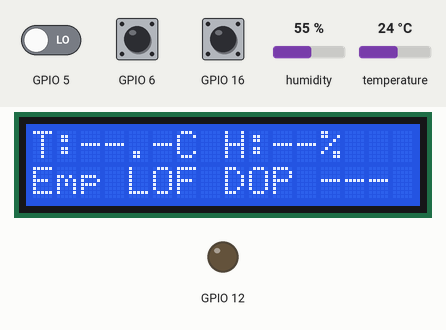
Simulated run of this program. Board: Raspberry Pi (BCM pin numbers). Parts: 16×2 character LCD, output pins drawn as LEDs (lit = HIGH). The test bench sets the inputs (shaded band); at power-on: GPIO 6 HIGH, GPIO 5 LOW, GPIO 16 HIGH, humidity 55 %, temperature 24 °C. Threads take turns every 2 ms; the clock reads 2024-03-15 10:24:30 at power-on unless the program sets it; pins used as bus, display or sensor lines are not drawn; what the program prints to the terminal is not drawn.

Above: at 1.2 s.
1.3 s: GPIO 6 pulled LOW for 0.15 s
At 1.9 s:
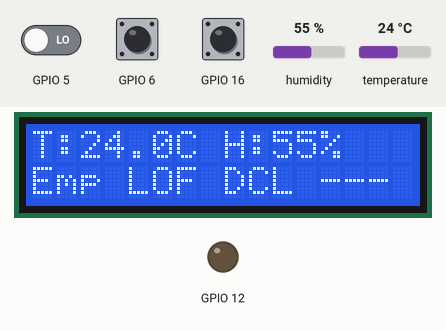
2.0 s: GPIO 5 driven HIGH
At 3.9 s:
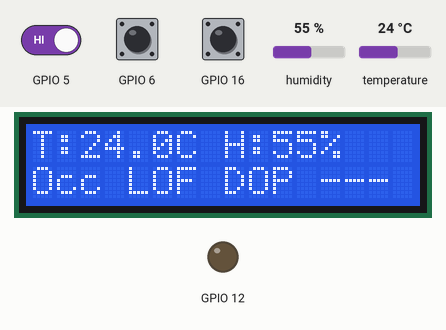
4.2 s: GPIO 6 pulled LOW for 1 s
At 5.4 s:
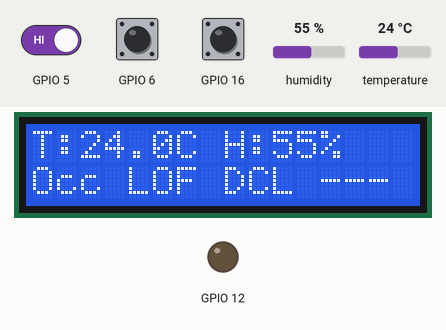
7.6 s: GPIO 5 driven LOW
At 8.4 s:
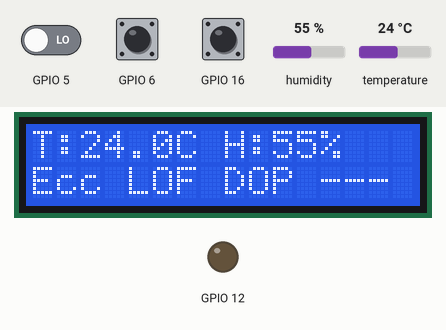
9.9 s: GPIO 6 pulled LOW for 3.2 s
At 12.0 s:
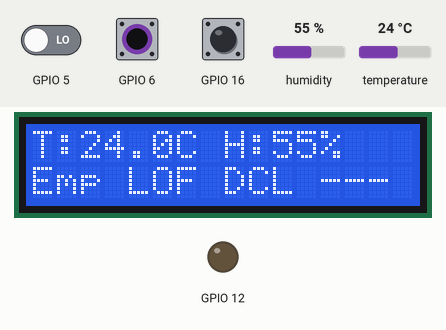
15.6 s: GPIO 5 driven HIGH
At 16.43 s:
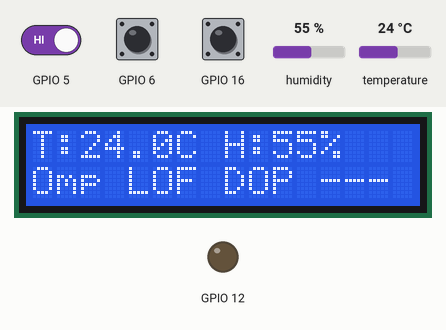
Timing chart, 0 to 18.6 s (numbered marks = the images above; inputs shaded):
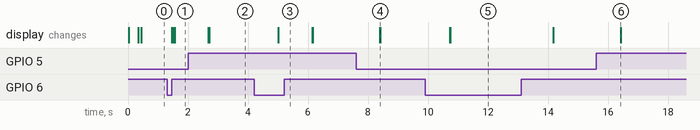

Measured:
- after the input at 1.3 s, the display: first differs from a run without the input after 0.27 s (image 1)
- after the input at 2.0 s, the display: first changes after 0.67 s (image 2 shows a later state)
- after the input at 4.2 s, the display: first changes after 0.80 s (image 3 shows a later state)
- after the input at 7.6 s, the display: changes after 0.80 s (image 4)
- after the input at 9.9 s, the display: first changes after 0.83 s (image 5 shows a later state)
- after the input at 15.6 s, the display: changes after 0.82 s (image 6)

The program:

main.py
```python
# peripheral_pi/main.py

import argparse
import threading
import time
from typing import Dict

import RPi.GPIO as GPIO

import config
from devices import DoorLock, Laser
from lcd import I2cLcd
from sensors import Mcp3008, dht_loop, flame_loop, hall_loop, make_dht_reader, pir_loop
from system_state import state
from uart_link import SerialLink


def now_ms() -> int:
    return int(time.time() * 1000)


def main() -> None:
    parser = argparse.ArgumentParser()
    parser.add_argument("--mode", choices=["normal", "quiet"], default="normal")
    args = parser.parse_args()

    GPIO.setwarnings(False)
    GPIO.setmode(GPIO.BCM)

    laser = Laser(config.LASER_PIN, active_low=config.LASER_ACTIVE_LOW)
    door_lock = DoorLock(config.STEPPER_PINS, config.STEPS_PER_REV, config.STEPPER_DELAY_SEC)
    laser.setup()
    door_lock.setup()

    lcd = I2cLcd(config.I2C_ADDR, width=config.LCD_WIDTH)
    lcd.init()

    def on_uart_message(msg: Dict) -> None:
        t = msg.get("t")

        if t == "PING":
            link.send({"t": "PONG", "id": msg.get("id"), "ts": now_ms()})
            return

        if t == "EVENT":
            if msg.get("name") == "MASTER_LED":
                with state.lock:
                    state.master_led_on = bool(msg.get("value", False))
            return

        if t != "CMD":
            return

        name = msg.get("name")
        val = msg.get("value")

        if name == "LASER":
            on = bool(val)
            print(f"[PERIPHERAL] CMD LASER on={on}")
            try:
                laser.set(on)
            except Exception as e:
                print(f"[PERIPHERAL] Laser.set failed (LASER cmd) on={on}: {e}")
            with state.lock:
                state.laser_on = on
            return

        if name == "SAFETY_LASER":
            enabled = bool(val)
            print(
                f"[PERIPHERAL] CMD SAFETY_LASER enabled={enabled} pin={config.LASER_PIN} active_low={getattr(config, 'LASER_ACTIVE_LOW', False)}"
            )
            try:
                laser.set(bool(enabled))
            except Exception as e:
                print(f"[PERIPHERAL] Laser.set failed (SAFETY_LASER cmd) enabled={enabled}: {e}")
            with state.lock:
                state.safety_laser_enabled = enabled
                state.laser_on = enabled
            return

        if name == "DOOR_LOCK":
            if val == "LOCK":
                threading.Thread(target=_lock_door, daemon=True).start()
            elif val == "UNLOCK":
                threading.Thread(target=_unlock_door, daemon=True).start()
            return

        if name == "ALARM":
            with state.lock:
                state.alarm = bool(val)
            return

    link = SerialLink(
        port=config.SERIAL_PORT,
        baudrate=config.SERIAL_BAUDRATE,
        on_message=on_uart_message,
        reconnect_delay_sec=config.SERIAL_RECONNECT_DELAY_SEC,
    )
    link.start()

    def _lock_door() -> None:
        with state.lock:
            closed = bool(state.door_closed)
        if not closed:
            print("[DOOR] Refusing to lock: door is open")
            return
        if getattr(config, "DOOR_LOCK_INVERT", False):
            door_lock.unlock()
        else:
            door_lock.lock()
        with state.lock:
            state.door_locked = True

    def _unlock_door() -> None:
        if getattr(config, "DOOR_LOCK_INVERT", False):
            door_lock.lock()
        else:
            door_lock.unlock()
        with state.lock:
            state.door_locked = False

    def set_motion(motion: bool) -> None:
        changed = False
        with state.lock:
            if state.motion != motion:
                state.motion = motion
                changed = True
        if changed:
            link.send({"t": "EVENT", "name": "MOTION", "value": motion, "ts": now_ms()})

    def set_flame(flame: bool) -> None:
        with state.lock:
            state.flame_detected = bool(flame)

    def set_door_closed(closed: bool) -> None:
        with state.lock:
            state.door_closed = bool(closed)
            if not state.door_closed:
                state.door_locked = False

    def set_dht(t_c, h_pct) -> None:
        with state.lock:
            if t_c is not None:
                state.temperature_c = t_c
            if h_pct is not None:
                state.humidity_pct = h_pct

    dht_read_once = make_dht_reader(config.DHT_MODEL, config.DHT_BOARD_PIN)

    adc = Mcp3008(config.SPI_BUS, config.SPI_DEVICE, cs_pin=config.LDR_CS_PIN)

    threading.Thread(target=pir_loop, args=(config.PIR_PIN, set_motion), daemon=True).start()
    threading.Thread(
        target=hall_loop,
        args=(config.HALL_PIN, set_door_closed),
        kwargs={"active_low": config.HALL_ACTIVE_LOW, "poll_sec": config.HALL_POLL_SEC},
        daemon=True,
    ).start()
    threading.Thread(target=dht_loop, args=(config.DHT_SAMPLE_SEC, dht_read_once, set_dht), daemon=True).start()
    threading.Thread(
        target=flame_loop,
        args=(config.FLAME_PIN, set_flame),
        kwargs={"active_low": config.FLAME_ACTIVE_LOW, "poll_sec": config.FLAME_POLL_SEC},
        daemon=True,
    ).start()

    def safety_laser_loop() -> None:
        baseline = None
        last_beam_ok = False
        last_crossing = False

        while True:
            try:
                with state.lock:
                    enabled = bool(state.safety_laser_enabled)

                if not enabled:
                    if baseline is not None:
                        baseline = None
                    if last_beam_ok:
                        last_beam_ok = False
                    if last_crossing:
                        last_crossing = False

                    with state.lock:
                        state.laser_beam_ok = False
                        state.crossing_detected = False

                    time.sleep(0.1)
                    continue

                # Keep forcing the emitter on while enabled.
                with state.lock:
                    if not state.laser_on:
                        laser.set(True)
                        state.laser_on = True

                if baseline is None:
                    # Calibration phase: don't report crossing yet.
                    with state.lock:
                        state.laser_beam_ok = False
                        state.crossing_detected = False

                    samples = []
                    for _ in range(max(1, int(config.LDR_CALIB_SAMPLES))):
                        samples.append(adc.read_channel(config.LDR_CHANNEL))
                        time.sleep(max(0.001, float(config.LDR_POLL_SEC)))
                    baseline = sum(samples) / max(1, len(samples))
                    last_beam_ok = False

                reading = adc.read_channel(config.LDR_CHANNEL)
                # Hysteresis avoids flicker and prevents 'beam ok forever' due to
                # a low threshold ratio.
                ratio = float(config.LDR_THRESHOLD_RATIO)
                hysteresis = 0.05

                if config.LDR_BEAM_HIGH:
                    thr_on = float(baseline) * ratio
                    thr_off = float(baseline) * max(0.0, ratio - hysteresis)
                    if last_beam_ok:
                        beam_ok = reading >= thr_off
                    else:
                        beam_ok = reading >= thr_on
                else:
                    thr_on = float(baseline) * ratio
                    thr_off = float(baseline) * (ratio + hysteresis)
                    if last_beam_ok:
                        beam_ok = reading <= thr_off
                    else:
                        beam_ok = reading <= thr_on

                crossing = enabled and (not beam_ok)
                if crossing != last_crossing:
                    if crossing:
                        print("[SECURITY] Someone is crossing (laser beam interrupted)")
                    else:
                        print("[SECURITY] Beam restored")
                    last_crossing = crossing
                last_beam_ok = bool(beam_ok)

                with state.lock:
                    state.laser_beam_ok = bool(beam_ok)
                    state.crossing_detected = bool(crossing)

                time.sleep(max(0.01, float(config.LDR_POLL_SEC)))
            except Exception as e:
                print(f"[SECURITY] Safety laser loop error: {e}")
                time.sleep(0.2)

    def lcd_loop() -> None:
        while True:
            with state.lock:
                t = state.temperature_c
                h = state.humidity_pct
                occ = "Occ" if state.motion else "Emp"
                led = "LON" if state.master_led_on else "LOF"
                dor = "DCL" if state.door_closed else "DOP"
                las = "LAS" if state.laser_on else "---"
                alarm = "ALRT" if state.alarm else ""

            t_str = f"T:{t:.1f}C" if t is not None else "T:--.-C"
            h_str = f"H:{h:.0f}%" if h is not None else "H:--%"
            lcd.write_line(f"{t_str} {h_str}", I2cLcd.LCD_LINE_1)
            lcd.write_line(f"{occ} {led} {dor} {las} {alarm}", I2cLcd.LCD_LINE_2)
            time.sleep(config.LCD_UPDATE_SEC)

    def state_tx_loop() -> None:
        period = 1.0 / max(0.5, config.STATE_HZ)
        while True:
            with state.lock:
                msg = {
                    "t": "STATE",
                    "ts": now_ms(),
                    "temperature_c": state.temperature_c,
                    "humidity_pct": state.humidity_pct,
                    "motion": state.motion,
                    "flame_detected": state.flame_detected,
                    "laser_beam_ok": state.laser_beam_ok,
                    "crossing_detected": state.crossing_detected,
                    "door_closed": state.door_closed,
                    "door_locked": state.door_locked,
                    "laser_on": state.laser_on,
                    "safety_laser_enabled": state.safety_laser_enabled,
                    "alarm": state.alarm,
                }
            link.send(msg)
            time.sleep(period)

    threading.Thread(target=lcd_loop, daemon=True).start()
    threading.Thread(target=state_tx_loop, daemon=True).start()
    threading.Thread(target=safety_laser_loop, daemon=True).start()

    if args.mode != "quiet":
        print("[PERIPHERAL] Running.")
        print(f"[PERIPHERAL] UART: {config.SERIAL_PORT} @ {config.SERIAL_BAUDRATE}")

    try:
        while True:
            time.sleep(1)
    except KeyboardInterrupt:
        pass
    finally:
        link.stop()
        GPIO.cleanup()
        print("[PERIPHERAL] Stopped.")


if __name__ == "__main__":
    main()
```

config.py
```python
# peripheral_pi/config.py

# UART
SERIAL_PORT = "/dev/serial0"
SERIAL_BAUDRATE = 115200
SERIAL_RECONNECT_DELAY_SEC = 2.0

# GPIO (BCM numbering)
PIR_PIN = 5
LASER_PIN = 12
LASER_ACTIVE_LOW = False

HALL_PIN = 6
HALL_ACTIVE_LOW = True
HALL_POLL_SEC = 0.05

DOOR_LOCK_INVERT = False

# DHT11 uses board pin naming via Blinka
DHT_MODEL = "DHT11"
DHT_BOARD_PIN = "D4"  # GPIO4
DHT_SAMPLE_SEC = 2.0

# Stepper (28BYJ-48 + ULN2003)
STEPPER_PINS = [17, 18, 27, 22]
STEPPER_DELAY_SEC = 0.002
STEPS_PER_REV = 1024

# LCD (I2C)
I2C_ADDR = 0x27
LCD_WIDTH = 16
LCD_UPDATE_SEC = 1.0

# Reporting
STATE_HZ = 2.0  # 2-5 Hz

FLAME_PIN = 16
FLAME_ACTIVE_LOW = True
FLAME_POLL_SEC = 0.1

SPI_BUS = 0
SPI_DEVICE = 0
LDR_CS_PIN = 20
LDR_CHANNEL = 0
LDR_POLL_SEC = 0.05
LDR_CALIB_SAMPLES = 60
LDR_THRESHOLD_RATIO = 0.95
LDR_BEAM_HIGH = True
```

devices.py
```python
# peripheral_pi/devices.py

import time
from typing import List

import RPi.GPIO as GPIO


class Laser:
    def __init__(self, pin: int, *, active_low: bool = False):
        self._pin = pin
        self._active_low = active_low

    def setup(self) -> None:
        initial = GPIO.HIGH if self._active_low else GPIO.LOW
        GPIO.setup(self._pin, GPIO.OUT, initial=initial)

    def set(self, on: bool) -> None:
        if self._active_low:
            GPIO.output(self._pin, GPIO.LOW if on else GPIO.HIGH)
        else:
            GPIO.output(self._pin, GPIO.HIGH if on else GPIO.LOW)


class StepperWindow:
    STEP_SEQUENCE = [
        [1, 0, 0, 1],
        [1, 0, 0, 0],
        [1, 1, 0, 0],
        [0, 1, 0, 0],
        [0, 1, 1, 0],
        [0, 0, 1, 0],
        [0, 0, 1, 1],
        [0, 0, 0, 1],
    ]

    def __init__(self, pins: List[int], steps_per_rev: int, delay_sec: float):
        self._pins = pins
        self._steps_per_rev = steps_per_rev
        self._delay_sec = delay_sec

    def setup(self) -> None:
        for pin in self._pins:
            GPIO.setup(pin, GPIO.OUT, initial=GPIO.LOW)

    def _rotate(self, steps: int, direction: int) -> None:
        seq = self.STEP_SEQUENCE if direction == 1 else list(reversed(self.STEP_SEQUENCE))
        for i in range(steps):
            pattern = seq[i % len(seq)]
            for pin, val in zip(self._pins, pattern):
                GPIO.output(pin, GPIO.HIGH if val else GPIO.LOW)
            time.sleep(self._delay_sec)

        for pin in self._pins:
            GPIO.output(pin, GPIO.LOW)

    def open(self) -> None:
        self._rotate(self._steps_per_rev, direction=1)

    def close(self) -> None:
        self._rotate(self._steps_per_rev, direction=0)


class DoorLock:
    def __init__(self, pins: List[int], steps_per_rev: int, delay_sec: float):
        self._stepper = StepperWindow(pins, steps_per_rev, delay_sec)

    def setup(self) -> None:
        self._stepper.setup()

    def lock(self) -> None:
        self._stepper.close()

    def unlock(self) -> None:
        self._stepper.open()
```

lcd.py
```python
# peripheral_pi/lcd.py

import time

from smbus2 import SMBus


class I2cLcd:
    LCD_CHR = 1
    LCD_CMD = 0
    LCD_LINE_1 = 0x80
    LCD_LINE_2 = 0xC0
    LCD_BACKLIGHT = 0x08
    ENABLE = 0b00000100

    def __init__(self, i2c_addr: int, width: int = 16, bus_id: int = 1):
        self._addr = i2c_addr
        self._width = width
        self._bus = SMBus(bus_id)

    def _toggle_enable(self, bits: int) -> None:
        time.sleep(0.0005)
        self._bus.write_byte(self._addr, bits | self.ENABLE)
        time.sleep(0.0005)
        self._bus.write_byte(self._addr, bits & ~self.ENABLE)
        time.sleep(0.0005)

    def _byte(self, bits: int, mode: int) -> None:
        bits_high = mode | (bits & 0xF0) | self.LCD_BACKLIGHT
        bits_low = mode | ((bits << 4) & 0xF0) | self.LCD_BACKLIGHT
        self._bus.write_byte(self._addr, bits_high)
        self._toggle_enable(bits_high)
        self._bus.write_byte(self._addr, bits_low)
        self._toggle_enable(bits_low)

    def init(self) -> None:
        self._byte(0x33, self.LCD_CMD)
        self._byte(0x32, self.LCD_CMD)
        self._byte(0x06, self.LCD_CMD)
        self._byte(0x0C, self.LCD_CMD)
        self._byte(0x28, self.LCD_CMD)
        self._byte(0x01, self.LCD_CMD)
        time.sleep(0.005)

    def write_line(self, message: str, line: int) -> None:
        msg = message.ljust(self._width, " ")[: self._width]
        self._byte(line, self.LCD_CMD)
        for i in range(self._width):
            self._byte(ord(msg[i]), self.LCD_CHR)
```

sensors.py
```python
# peripheral_pi/sensors.py

import time
from typing import Callable, Optional, Tuple

import RPi.GPIO as GPIO


def pir_loop(pin: int, on_motion: Callable[[bool], None]) -> None:
    GPIO.setup(pin, GPIO.IN)
    while True:
        motion = GPIO.input(pin) == 1
        on_motion(motion)
        time.sleep(0.1)


def flame_loop(pin: int, on_flame: Callable[[bool], None], *, active_low: bool = True, poll_sec: float = 0.1) -> None:
    pud = GPIO.PUD_UP if active_low else GPIO.PUD_DOWN
    GPIO.setup(pin, GPIO.IN, pull_up_down=pud)
    while True:
        val = GPIO.input(pin)
        flame = (val == 0) if active_low else (val == 1)
        on_flame(flame)
        time.sleep(poll_sec)


def hall_loop(pin: int, on_closed, *, active_low: bool = True, poll_sec: float = 0.05) -> None:
    pud = GPIO.PUD_UP if active_low else GPIO.PUD_DOWN
    GPIO.setup(pin, GPIO.IN, pull_up_down=pud)
    while True:
        val = GPIO.input(pin)
        closed = (val == 0) if active_low else (val == 1)
        on_closed(bool(closed))
        time.sleep(poll_sec)


class Mcp3008:
    def __init__(self, bus: int = 0, device: int = 0, *, cs_pin: Optional[int] = None, max_speed_hz: int = 1350000):
        import spidev

        self._cs_pin = cs_pin
        if self._cs_pin is not None:
            GPIO.setup(self._cs_pin, GPIO.OUT, initial=GPIO.HIGH)

        self._spi = spidev.SpiDev()
        self._spi.open(bus, device)
        self._spi.max_speed_hz = max_speed_hz
        if self._cs_pin is not None:
            self._spi.no_cs = True

    def read_channel(self, channel: int) -> int:
        if channel < 0 or channel > 7:
            raise ValueError("MCP3008 channel must be 0..7")

        if self._cs_pin is not None:
            GPIO.output(self._cs_pin, GPIO.LOW)
        try:
            adc = self._spi.xfer2([1, (8 + channel) << 4, 0])
            return ((adc[1] & 3) << 8) + adc[2]
        finally:
            if self._cs_pin is not None:
                GPIO.output(self._cs_pin, GPIO.HIGH)

    def close(self) -> None:
        try:
            self._spi.close()
        except Exception:
            pass


def make_dht_reader(model: str, board_pin: str):
    import board
    import adafruit_dht

    pin = getattr(board, board_pin)
    dht = adafruit_dht.DHT11(pin) if model.upper() == "DHT11" else adafruit_dht.DHT22(pin)

    def read_once() -> Tuple[Optional[float], Optional[float]]:
        try:
            t = dht.temperature
            h = dht.humidity
            if t is None or h is None:
                return None, None
            return float(t), float(h)
        except Exception:
            return None, None

    return read_once


def dht_loop(sample_sec: float, read_once: Callable[[], Tuple[Optional[float], Optional[float]]], on_read: Callable[[Optional[float], Optional[float]], None]) -> None:
    while True:
        t, h = read_once()
        on_read(t, h)
        time.sleep(sample_sec)
```

Source omitted: system_state.py (730 bytes), uart_link.py (3414 bytes)
